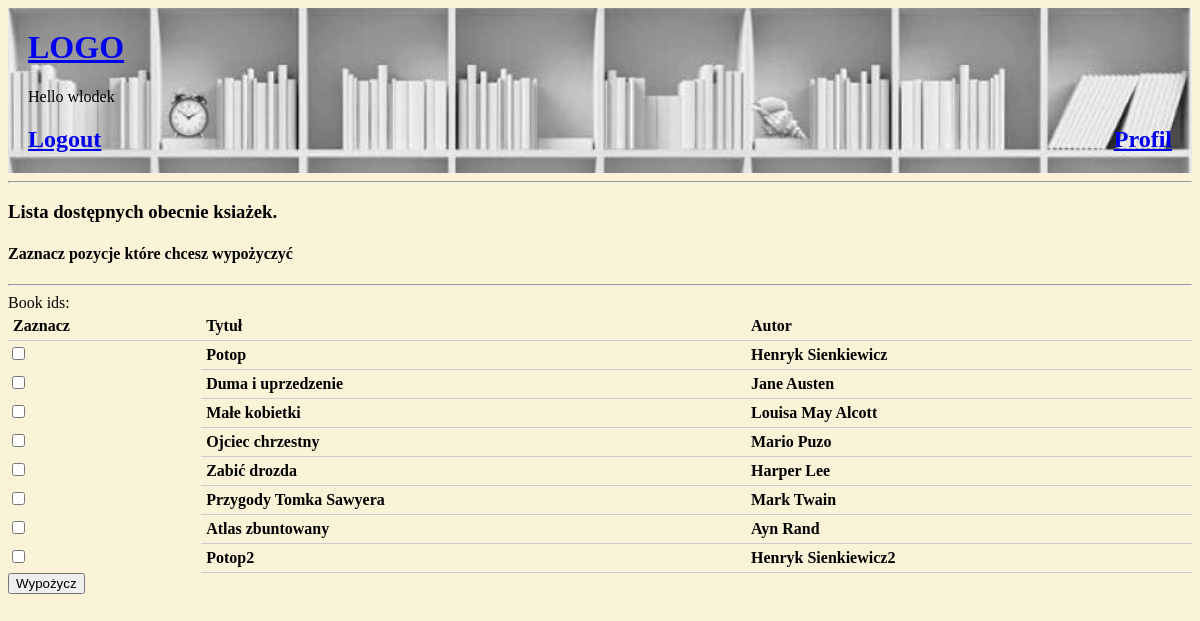
The page /borrow/ (signed in) on the database as committed earlier.
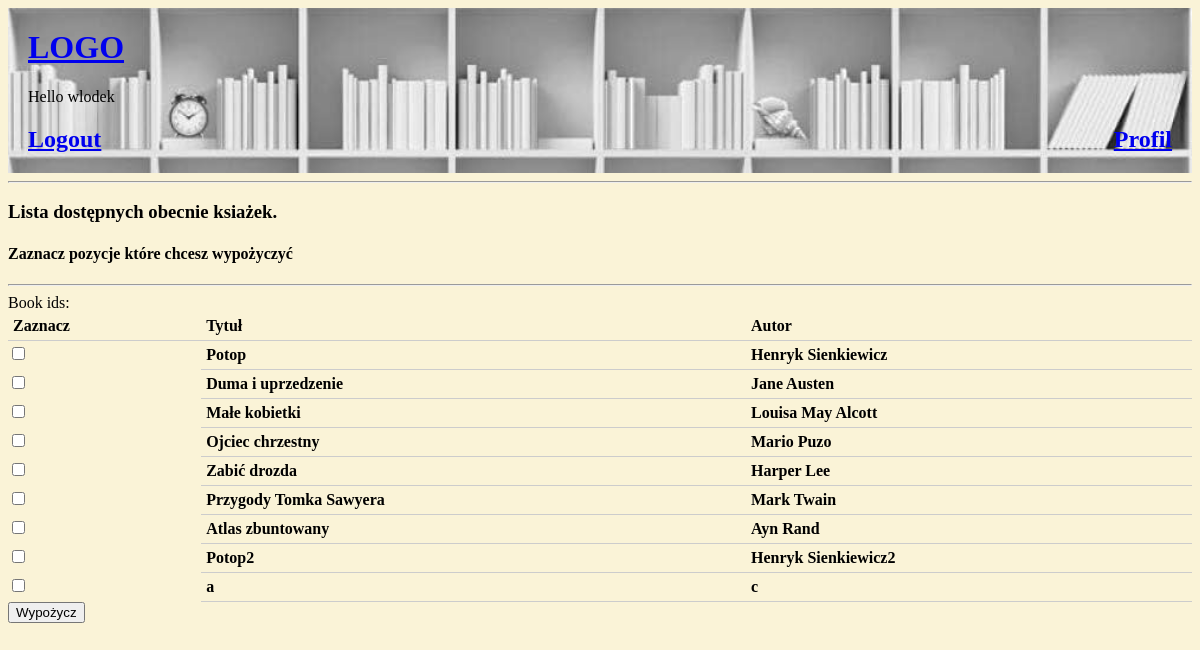
The same page on the database as committed later.
### base/models.py (models this page shows, shortened)
class Book(models.Model):
    id = models.AutoField(primary_key=True)
    title = models.CharField(max_length=255)
    author = models.CharField(max_length=255)
    availability = models.BooleanField(default=True)
    user = models.ForeignKey(User, on_delete=models.SET_NULL, null=True)

### base/views.py (the view, shortened to what this page needs)
# urls.py: path('borrow/', views.borrow, name='borrow'),
@login_required
def borrow(request):
    available_books = Book.objects.filter(availability=True)
    choices = [(book.id, f'{book.id} - {book.title} - {book.author}') for book in available_books]
    form = BorrowForm(initial={'book_ids': choices})
    return render(request, 'base/borrow.html', {'books': available_books, 'form': form})

### base/forms.py
class BorrowForm(forms.Form):
    book_ids = forms.MultipleChoiceField(widget=forms.CheckboxSelectMultiple)

### base/templates/base/borrow.html (shortened to what this page needs)
{% extends 'main.html' %}
{% block content %}
<div>
    <h3>Lista dostępnych obecnie ksiażek. </h3>
    <h4>Zaznacz pozycje które chcesz wypożyczyć</h4>
    <hr>
    <form method="post">
        {{ form }}
        <div class="book-table">
            <div class="book-row">
                <div class="book-cell">Zaznacz</div>
                <div class="book-cell">Tytuł</div>
                <div class="book-cell">Autor</div>
            </div>
            {% for book in books %}
            <div class="book-row">
                <div class=book-cell"><input type="checkbox" name="book_ids"
                                             value="{{ book.id }}"></div>
                <div class="book-cell">{{book.title}}</div>
                <div class="book-cell">{{book.author}}</div>
            </div>
            {% empty %}
                <p>Brak dostępnych książek.</p>
            {% endfor %}
        </div>
        <div>
            <button type="submit">Wypożycz</button>
        </div>
    </form>
</div>
{% endblock %}

Rows that differ between the two databases and show on the page:
added Book: title "a", author "c"
